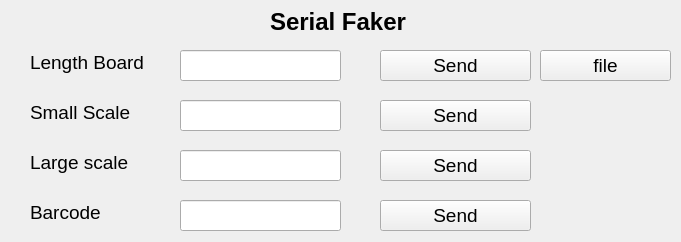
<?xml version="1.0" encoding="UTF-8"?>
<ui version="4.0">
 <class>SerialFaker</class>
 <widget class="QMainWindow" name="SerialFaker">
  <property name="geometry">
   <rect>
    <x>0</x>
    <y>0</y>
    <width>681</width>
    <height>242</height>
   </rect>
  </property>
  <property name="windowTitle">
   <string>Don't make it, fake it</string>
  </property>
  <widget class="QWidget" name="centralwidget">
   <widget class="QLineEdit" name="lengthText">
    <property name="geometry">
     <rect>
      <x>180</x>
      <y>50</y>
      <width>161</width>
      <height>31</height>
     </rect>
    </property>
    <property name="font">
     <font>
      <pointsize>14</pointsize>
     </font>
    </property>
   </widget>
   <widget class="QLineEdit" name="smallScaleText">
    <property name="geometry">
     <rect>
      <x>180</x>
      <y>100</y>
      <width>161</width>
      <height>31</height>
     </rect>
    </property>
    <property name="font">
     <font>
      <pointsize>14</pointsize>
     </font>
    </property>
   </widget>
   <widget class="QLineEdit" name="largeScaleText">
    <property name="geometry">
     <rect>
      <x>180</x>
      <y>150</y>
      <width>161</width>
      <height>31</height>
     </rect>
    </property>
    <property name="font">
     <font>
      <pointsize>14</pointsize>
     </font>
    </property>
   </widget>
   <widget class="QLineEdit" name="barCodeText">
    <property name="geometry">
     <rect>
      <x>180</x>
      <y>200</y>
      <width>161</width>
      <height>31</height>
     </rect>
    </property>
    <property name="font">
     <font>
      <pointsize>14</pointsize>
     </font>
    </property>
   </widget>
   <widget class="QPushButton" name="sendBtn1">
    <property name="geometry">
     <rect>
      <x>380</x>
      <y>50</y>
      <width>151</width>
      <height>31</height>
     </rect>
    </property>
    <property name="font">
     <font>
      <pointsize>14</pointsize>
     </font>
    </property>
    <property name="text">
     <string>Send</string>
    </property>
   </widget>
   <widget class="QPushButton" name="sendBtn2">
    <property name="geometry">
     <rect>
      <x>380</x>
      <y>100</y>
      <width>151</width>
      <height>31</height>
     </rect>
    </property>
    <property name="font">
     <font>
      <pointsize>14</pointsize>
     </font>
    </property>
    <property name="text">
     <string>Send</string>
    </property>
   </widget>
   <widget class="QPushButton" name="sendBtn3">
    <property name="geometry">
     <rect>
      <x>380</x>
      <y>150</y>
      <width>151</width>
      <height>31</height>
     </rect>
    </property>
    <property name="font">
     <font>
      <pointsize>14</pointsize>
     </font>
    </property>
    <property name="text">
     <string>Send</string>
    </property>
   </widget>
   <widget class="QPushButton" name="sendBtn4">
    <property name="geometry">
     <rect>
      <x>380</x>
      <y>200</y>
      <width>151</width>
      <height>31</height>
     </rect>
    </property>
    <property name="font">
     <font>
      <pointsize>14</pointsize>
     </font>
    </property>
    <property name="text">
     <string>Send</string>
    </property>
   </widget>
   <widget class="QLabel" name="label">
    <property name="geometry">
     <rect>
      <x>270</x>
      <y>10</y>
      <width>141</width>
      <height>24</height>
     </rect>
    </property>
    <property name="font">
     <font>
      <pointsize>18</pointsize>
      <weight>75</weight>
      <bold>true</bold>
     </font>
    </property>
    <property name="text">
     <string>Serial Faker</string>
    </property>
   </widget>
   <widget class="QLabel" name="label_2">
    <property name="geometry">
     <rect>
      <x>30</x>
      <y>50</y>
      <width>141</width>
      <height>24</height>
     </rect>
    </property>
    <property name="font">
     <font>
      <pointsize>14</pointsize>
     </font>
    </property>
    <property name="text">
     <string>Length Board</string>
    </property>
   </widget>
   <widget class="QLabel" name="label_3">
    <property name="geometry">
     <rect>
      <x>30</x>
      <y>100</y>
      <width>141</width>
      <height>24</height>
     </rect>
    </property>
    <property name="font">
     <font>
      <pointsize>14</pointsize>
     </font>
    </property>
    <property name="text">
     <string>Small Scale</string>
    </property>
   </widget>
   <widget class="QLabel" name="label_4">
    <property name="geometry">
     <rect>
      <x>30</x>
      <y>150</y>
      <width>141</width>
      <height>24</height>
     </rect>
    </property>
    <property name="font">
     <font>
      <pointsize>14</pointsize>
     </font>
    </property>
    <property name="text">
     <string>Large scale</string>
    </property>
   </widget>
   <widget class="QLabel" name="label_5">
    <property name="geometry">
     <rect>
      <x>30</x>
      <y>200</y>
      <width>141</width>
      <height>24</height>
     </rect>
    </property>
    <property name="font">
     <font>
      <pointsize>14</pointsize>
     </font>
    </property>
    <property name="text">
     <string>Barcode</string>
    </property>
   </widget>
   <widget class="QPushButton" name="fileBtn1">
    <property name="geometry">
     <rect>
      <x>540</x>
      <y>50</y>
      <width>131</width>
      <height>31</height>
     </rect>
    </property>
    <property name="font">
     <font>
      <pointsize>14</pointsize>
     </font>
    </property>
    <property name="text">
     <string>file</string>
    </property>
   </widget>
  </widget>
  <action name="actionConfigure_Ports">
   <property name="text">
    <string>Configure Ports...</string>
   </property>
  </action>
 </widget>
 <resources/>
 <connections/>
</ui>
